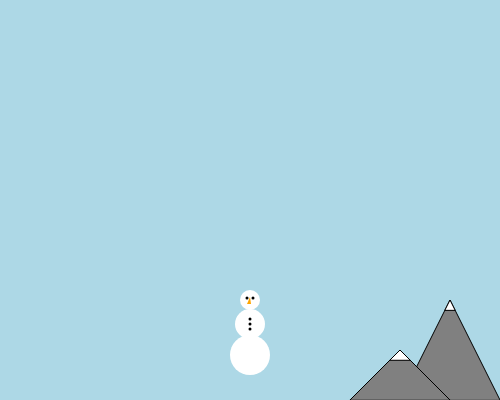
Frame 1 (no input)
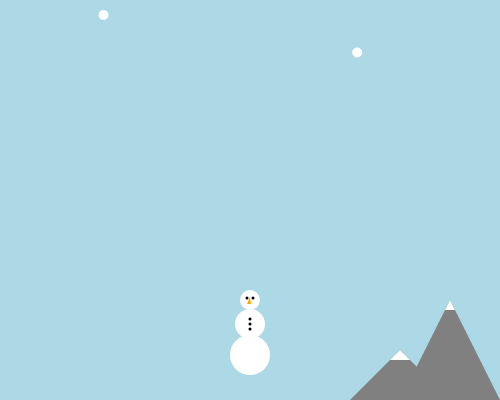
Frame 60 (no input)
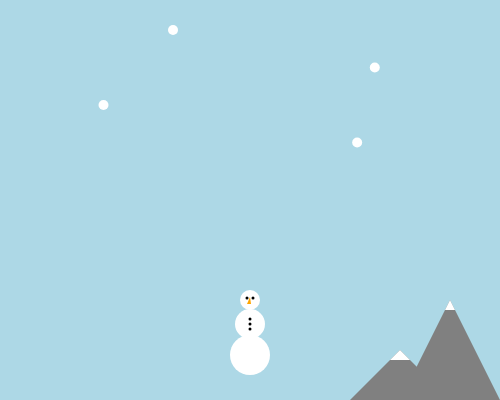
Frame 120 (the mouse pressed at the canvas centre since frame 60)

The p5.js sketch that drew these frames (run headless with seeded random() and noise() and a simulated clock; from frame 60 on, the mouse is pressed at the canvas centre):

// p5.js sketch
// ── sketch.js
//create an empty array called balls
let balls = [];

//create a variable to hold your avatar
let me;



function setup() {
  createCanvas(500, 400);

  //make one avatar called me
  me = new Avatar(width/2, 300, 3,10);
}

function draw(){
	background("lightblue");
  fill("gray")
  triangle(500,400,450,300,400,400)
  triangle(450,400,400,350,350,400)
  fill("white")
  triangle(455,310,450,300,445,310)
  triangle(410,360,400,350,390,360)


  me.drawMe();
  me.moveMe();

  if (frameCount % 25 == 0) {
      let  b = new Ball(random(0,width), 0, -3);
      balls.push(b);
      console.log(balls); //print the balls array to the console
    }

//	draw all the balls in that array
	for (let i = 0; i < balls.length; i++) {
	 	      balls[i].drawBall();
       	  balls[i].moveBall();
        	balls[i].bounceBall();
	  }

}

//avatar class
class Avatar {

	constructor(x,y, speed,diameter){ //every avatar needs an x value, a y value, and a speed
		    this.x = x;
    		this.y = y;
        this.speed = speed;
        this.diameter = diameter;
	}

	drawMe(){  // draw the running person
      noStroke();
    		fill("white");
		    ellipse(this.x,this.y,this.diameter+10,this.diameter+10);
        ellipse(this.x,this.y+24,this.diameter+20,this.diameter+20);
        ellipse(this.x,this.y+55,this.diameter+30,this.diameter+30);
        fill("black")
        ellipse(this.x,this.y+19,3,3);
        ellipse(this.x,this.y+24,3,3);
        ellipse(this.x,this.y+29,3,3);
        ellipse(this.x-3,this.y-2,3,3);
        ellipse(this.x+3,this.y-2,3,3);
        fill("orange")
        triangle(this.x-3,this.y+4,this.x,this.y-3,this.x+1,this.y+4)
	}

	moveMe(){
    if (keyIsDown(LEFT_ARROW)) { //if you hold the up arrow, move up by speed
       this.x -= this.speed;
    }

    if (keyIsDown(RIGHT_ARROW)) { // if you hold the down arrow, move down by speed
        this.x += this.speed;
    }
	}

  die(){

  }

}


//ball class from which to create new balls with similar properties.
class Ball {

	//every ball needs an x value, a y value, and a speed
	constructor(x,y, speed){
		this.x = x;
    this.y = y;
    this.speed = speed;
	}

	// draw a ball on the screen at x,y
	drawBall(){
    	noStroke();
    	fill("white");
		  ellipse(this.x,this.y,10,10);
	}

	//update the location of the ball, so it moves across the screen
	moveBall(){

		this.y = this.y+ 1.5;
	}

	//if the ball hits the person, change the speed value to negative (send it in the opposite direction)
  	bounceBall(){
    		if (this.x >= me.x-15 && this.x <= me.x+15 && this.y > me.y-40 && this.y < me.y+40){
            me.diameter = me.diameter+1
            // this.speed = -this.speed;

    		}
  	}

}
